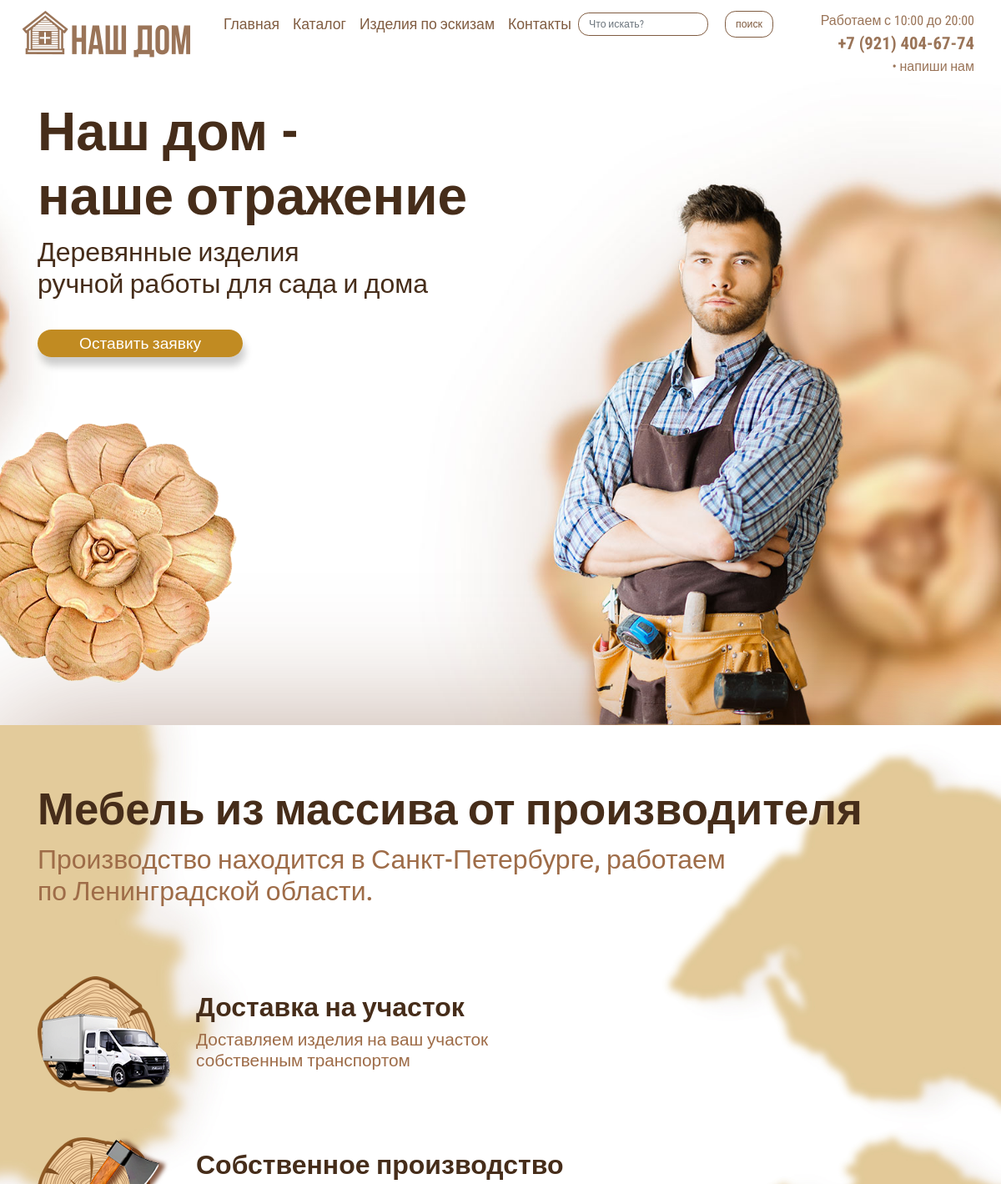
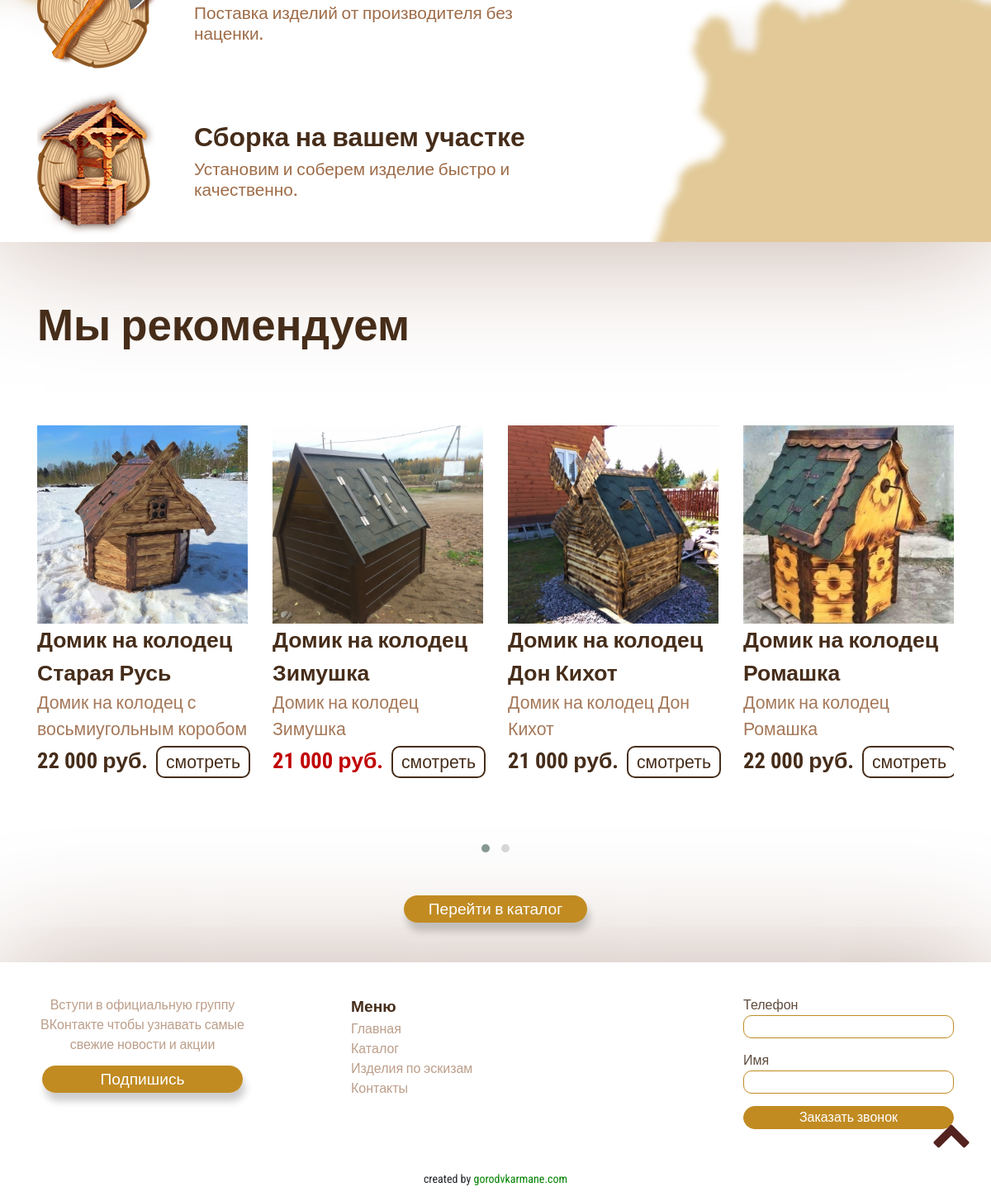
The page / on the database its author committed (2 pictures, top to bottom).
### tables this page shows
CREATE TABLE IF NOT EXISTS `product` (
  `id` int(11) NOT NULL AUTO_INCREMENT,
  `name` varchar(255) NOT NULL,
  `category` int(11) NOT NULL,
  `img` varchar(255) NOT NULL,
  `price` varchar(255) NOT NULL,
  `sale_price` varchar(255) NOT NULL,
  `mini_description` varchar(255) NOT NULL,
  `description` text NOT NULL,
  `recommend` varchar(255) NOT NULL,
  `int_price` int(11) NOT NULL DEFAULT '0',
  PRIMARY KEY (`id`)
);

### index.php (the view)
<div class="block-1">
  <?php include "header.php"; ?>
  <div class="container">
    <div class="row">
      <div class="col-lg-12 slogan">
        <h1>Наш дом - <br>наше отражение</h1>
      </div>
      <div class="col-lg-12 opisanie">
        <h2>Деревянные изделия<br>ручной работы для сада и дома</h2>
      </div>
      <div class="col-lg-5 zayavka">
       <a data-toggle="modal" data-target="#exampleModal" href="">Оставить заявку</a>
      </div>
      <div class="container">
        <div class="row">
          <div class="col-lg-5 flower-box">
            <img class="flower" src="images/s1200.png" alt="">
          </div>
        </div>
      </div>
    </div>
  </div>
</div>
<div class="block-2">
  <div class="container">
    <div class="row">
      <div class="col-lg-12">
        <div class="zagolovok">
          <h1>Мебель из массива от производителя</h1>
        </div>
      </div>
      <div class="col-lg-9">
        <div class="podzagolovok">
          <h2>Производство находится в Санкт-Петербурге, работаем по Ленинградской области.</h2>
        </div>
      </div>
    </div>
   </div>
<div class="container">
      <div class="row">
        <div class="col-lg-2">
          <img src="images/gazel.png" alt="">
       </div>
       <div class="col-lg-5 align-self-center">
          <div class="content">
            <h2>Доставка на участок</h2>
            <h3>Доставляем изделия на ваш участок собственным транспортом</h3>
          </div>
       </div>
      </div>
  </div>
<div class="container">
      <div class="row">
        <div class="col-lg-2">
          <img src="images/topor.png" alt="">
       </div>
       <div class="col-lg-5 align-self-center">
          <div class="content">
            <h2>Собственное производство</h2>
            <h3>Поставка изделий от производителя без наценки.</h3>
          </div>
       </div>
      </div>
    </div>
<div class="container">
      <div class="row">
        <div class="col-lg-2 kolodec">
          <img src="images/kolodec.png" alt="">
        </div>
        <div class="col-lg-5 align-self-center">
          <div class="content">
            <h2>Сборка на вашем участке</h2>
            <h3>Установим и соберем изделие быстро и качественно.</h3>
          </div>
        </div>
      </div>
    </div>
</div>
<div class="block-3">
  <div class="container">
    <div class="row">
      <div class="col-lg-12">
        <div class="zagolovok block-3__zagolovok">
          <h1>Мы рекомендуем</h1>
        </div>
      </div>
    </div>
  </div>
  <div class="container">
    <div class="row">
      <div class="col-lg-12">
        <div class="owl-carousel owl-theme">
              <?php
                $result = mysqli_query($link,"SELECT * FROM product WHERE recommend='yes'");
                if (mysqli_num_rows($result) > 0) {
                  while ($row = mysqli_fetch_assoc($result)) {
                    echo '
                      <div class="item">
                        <div class="product_img'.$row["id"].'">
                        <style>
                        .product_img'.$row["id"].' {
                          background: url("images/'.$row["img"].'.jpg") no-repeat center;
                          min-height: 240px;
                          background-size: cover;
                        }
                      </style>
                        </div>
                          <div class="product_name">
                            <p>'.$row["name"].'</p>
                          </div>
                          <div class="product_description">
                            <p>'.$row["mini_description"].'</p>
                          </div>';
                              if ($row["sale_price"] != '')  {
                                  echo'
                                  <div class="product_price sale_price">
                                    <p><span>'.$row["sale_price"].' руб.</p>
                                  </div>';
                                }else {
                                  echo'
                                  <div class="product_price">
                                  <p>'.$row["price"].' руб.</p>
                                </div>';
                                }; echo '
                          <div class="product_look">
                            <a href="product.php?id='.$row["id"].'">смотреть</a>
                          </div>
                      </div>
                    ';
                  };
                } else {
                  echo "Товар не найден :(";
                }
              ?>
        </div>
      </div>
    </div>
    <div class="row">
      <div class="col-lg-4"></div>
      <div class="col-lg-4 katalog">
        <a href="catalog.php">Перейти в каталог</a>
      </div>
      <div class="col-lg-4"></div>
    </div>
  </div>
</div>
<?php include 'footer.php';?>

### header.php (shortened to what this page needs)
<!doctype html>
<html lang="en">
  <head>
    <link rel="stylesheet" href="https://maxcdn.bootstrapcdn.com/bootstrap/4.0.0/css/bootstrap.min.css">
    <link rel="stylesheet" href="css/font-awesome.min.css">
    <link rel="stylesheet" href="css/owl.carousel.min.css">
    <link rel="stylesheet" href="css/owl.theme.default.min.css">
    <link rel="stylesheet" href="css/main.css">
  </head>
  <body>
  <div id="top-link">
    <a class="up" href="#top"><i class="fa fa-chevron-up" aria-hidden="true"></i></a>
  </div>
  <nav class="navbar align-items-start navbar-expand-xl navbar-light">
    <a class="navbar-brand logo" href="index.php"><img src="images/logo.png" alt=""></a>
    <div class="container">
      <div class="collapse navbar-collapse" id="navbarTogglerDemo02">
        <ul class="navbar-nav">
          <li class="nav-item">
            <a class="nav-link margin20" href="index.php">Главная</a>
          </li>
          <li class="nav-item">
            <a class="nav-link margin20" href="catalog.php">Каталог</a>
          </li>
          <li class="nav-item">
            <a class="nav-link margin20" href="poeskizam.php">Изделия по эскизам</a>
          </li>
          <li class="nav-item">
            <a class="nav-link margin20" href="contacts.php">Контакты</a>
          </li>
        </ul>
        <form class="form-inline margin20" action="search.php?search=<?=$_GET["search"]?>" method="GET">
          <input name="search" class="form-control" type="text" placeholder="Что искать?">
          <button class="btn btn-outline-success my-2 my-sm-0" type="submit">поиск</button>
        </form>
      </div>
    </div>
    <div class="navbar-brand contacts align-right">
      <p>Работаем с 10:00 до 20:00<br><span><a href="tel:+79214046774>">+7 (921) 404-67-74</a></span><br><a data-toggle="modal" data-target="#exampleModal" href="">• напиши нам</a></p>
    </div>
  </nav>

### footer.php (shortened to what this page needs)
<div class="block-4">
  <div class="container">
    <div class="row">
      <div class="col-lg-3 subscribe">
        <p>Вступи в официальную группу ВКонтакте чтобы узнавать самые свежие новости и акции</p>
        <a href="https://vk.com/rosha_m">Подпишись</a>
      </div>
      <div class="col-lg-1"></div>
      <div class="col-lg-3 menu">
        <p>Меню</p>
        <a href="index.php">Главная</a>
        <a href="catalog.php">Каталог</a>
        <a href="poeskizam.php">Изделия по эскизам</a>
        <a href="contacts.php">Контакты</a>
      </div>
      <div class="col-lg-2"></div>
      <div class="col-lg-3 forma">
        <form id="mail-footer" action="mail-footer.php" method="post">
          <p>Телефон</p>
          <input id="name" type="text">
          <p>Имя</p>
          <input id="phone" type="text"><br>
          <button id="btn-submit-footer" type="submit" class="my-btn btn-primary btn-submit-footer">Заказать звонок</button>
          </form>
        </div>
      </div>
      <div class="row">
        <div class="col-lg-4"></div>
        <div class="col-lg-4 created">
          <p>created by <a href="http://gorodvkarmane.com/">gorodvkarmane.com</a></p>
        </div>
        <div class="col-lg-4"></div>
      </div>
    </div>
  </div>
  </body>
</html>

### rows shown on the page
product: shows a picture, name "Домик на колодец Старая Русь", mini_description "Домик на колодец с восьмиугольным коробом", price "22 000"
product: shows a picture, name "Домик на колодец Зимушка", mini_description "Домик на колодец Зимушка", sale_price "21 000"
product: shows a picture, name "Домик на колодец Дон Кихот", mini_description "Домик на колодец Дон Кихот", price "21 000"
product: shows a picture, name "Домик на колодец Ромашка", mini_description "Домик на колодец Ромашка", price "22 000"
